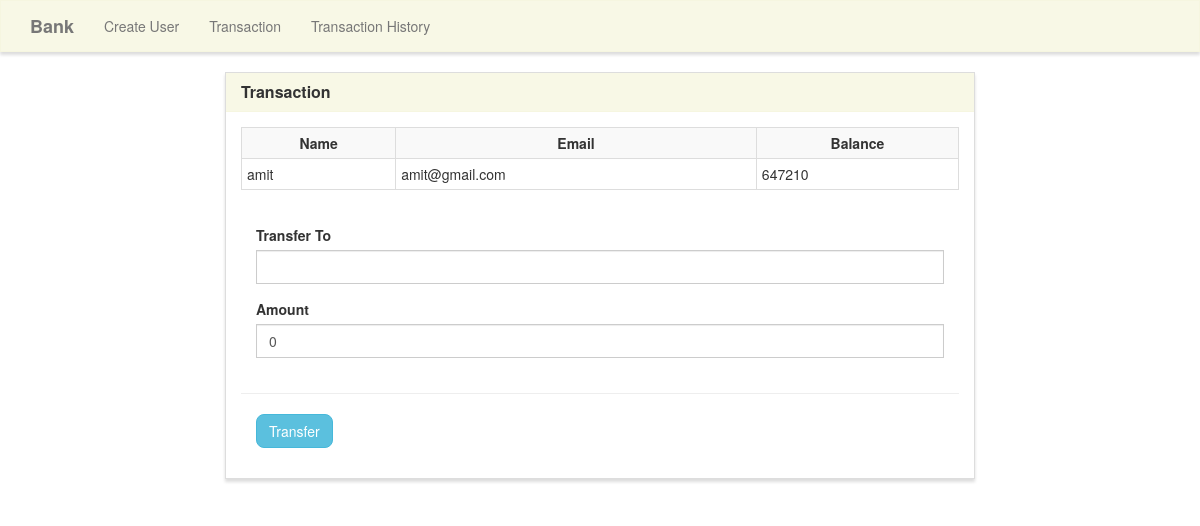
The app's page /transfer/23/, older data.
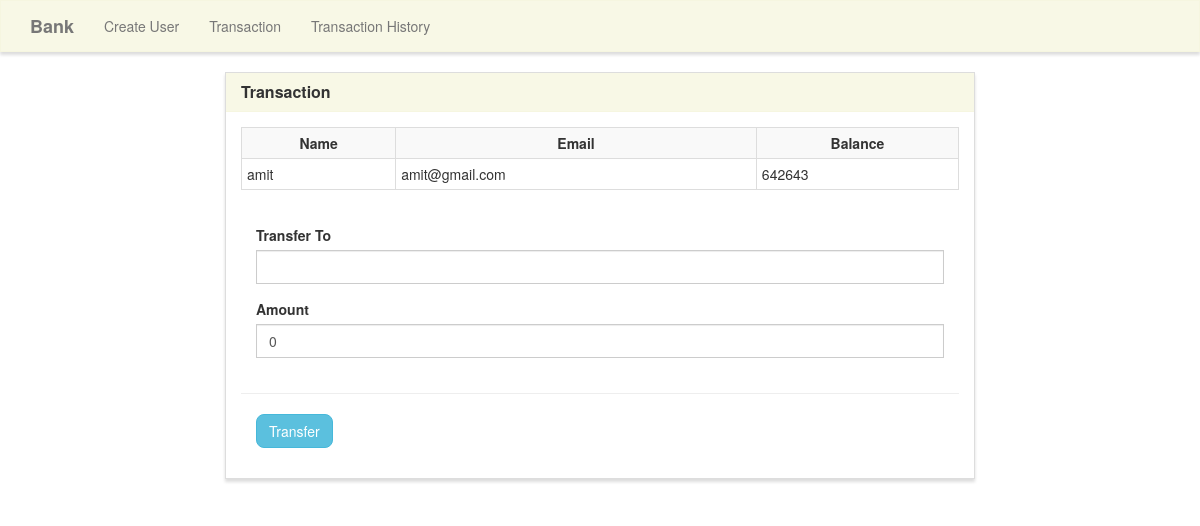
The same page, newer data.
### Bank/models.py (models this page shows, shortened)
class Userform(models.Model):
    name        = models.CharField(max_length=50)
    email       = models.EmailField(max_length=254)
    balance     = models.IntegerField(default=0)

### Bank/views.py (the view)
# urls.py: path('transfer/<user_id>/',views.transfer, name='transfer'),
def transfer(request, user_id):
    user = Userform.objects.get(pk=user_id)
    if request.method == 'POST':
        forms = CreateTransferform(request.POST)
        if forms.is_valid():
            receiver = forms.cleaned_data['receiver_name']
            amount = forms.cleaned_data['amount']
            sender_name = Userform.objects.get(name=user)
            sender = sender_name.name
            if Userform.objects.filter(name=receiver).exists():
                if receiver == sender:
                    messages.error(request, 'Enter a valid name')
                elif sender_name.balance < amount:
                    messages.error(request, 'Insufficient balance')
                elif amount < 0:
                    messages.error(request, 'Enter positive amount')
                elif sender_name.balance >= amount:
                    sender_name.balance = F('balance') - amount
                    sender_name.save()
                    receiver_name = Userform.objects.get(name=receiver)
                    receiver_name.balance = F('balance') + amount
                    receiver_name.save()
                    transfer_form = Transferform()
                    transfer_form.sender_name = sender_name
                    transfer_form.receiver_name = receiver
                    transfer_form.amount = amount
                    transfer_form.date = datetime.now()
                    transfer_form.save()
                    messages.success(request, 'Transaction successful')
                    return redirect('transaction_history')
            else:
                messages.error(request, 'Enter valid name')
    else:
        forms = CreateTransferform()
    context = {
        'user' : user,
        'forms' : forms
    }
    return render(request, 'Bank/transfer.html', context)

### Bank/forms.py
class CreateTransferform(ModelForm):
    class Meta:
        model = Transferform
        fields = ['receiver_name', 'amount']

### Bank/templates/Bank/transfer.html (shortened to what this page needs)
{% extends "Bank/base.html" %}
{% load widget_tweaks %}
{% block main %}
<div class="row">
    <div class="col-lg-8 col-lg-offset-2">
        <div class="panel panel-default">
            <div class="panel-heading">
                <h3 class="panel-title">Transaction</h3>
            </div>
            <div class="panel-body">
                <div class="row">
                    <div class="col-lg-12">
                        <table class="table table-striped table-condensed table-bordered ">
                            <tr>
                                <th class="text-center">Name</th>
                                <th class="text-center">Email</th>
                                <th class="text-center">Balance</th>
                            </tr>
                            <tr>
                                <td class="py-2">{{ user.name }}</td>
                                <td class="py-2">{{ user.email }}</td>
                                <td class="py-2">{{ user.balance }}</td>
                            </tr>
                        </table>
                        <form method="POST">
                            <div class="panel-body">
                                <div class="row">
                                    <div class="col-lg-12">
                                        <div class="form-group">
                                            <label for="receiver_name">Transfer To</label>
                                            {% render_field forms.receiver_name class="form-control" name="to" %}
                                        </div>
                                    </div>
                                    <div class="col-lg-12">
                                        <div class="form-group">
                                            <label for="amount">Amount</label>
                                            {% render_field forms.amount class="form-control" name="amount" %}
                                        </div>
                                    </div>
                                </div>
                                <div class="row">
                                    <hr />
                                    <div class="col-lg-4">
                                        <button type="submit" name="submit" class="btn btn-info"
                                            style="border-radius: 8px;" value="{{user.name}}">Transfer</button>
                                    </div>
                                </div>
                            </div>
                        </form>
                    </div>
                </div>
            </div>
        </div>
    </div>
</div>
{% endblock %}

Row changes from the older to the newer data that the page shows:
changed Userform "amit": balance "647210" → "642643"
